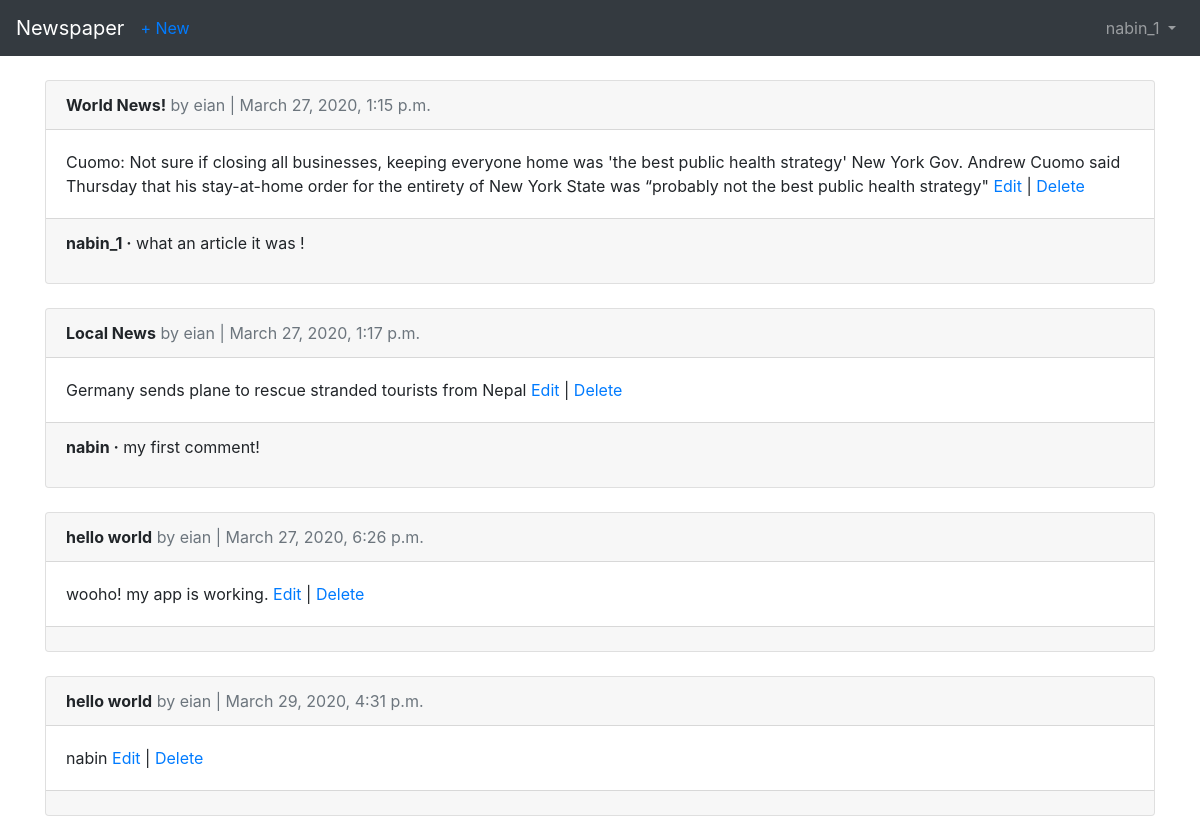
/articles/ (signed in), run on the app's committed database.
### users/models.py (models this page shows)
class CustomUser(AbstractUser):
    age = models.PositiveIntegerField(null=True, blank=True)

### articles/models.py (models this page shows, shortened)
class Article(models.Model):
    title = models.CharField(max_length=255)
    body = models.TextField()
    date = models.DateTimeField(auto_now_add=True)
    author = models.ForeignKey(
        get_user_model(),
        on_delete=models.CASCADE,
    )

class Comment(models.Model):
    article = models.ForeignKey(
        Article,
        on_delete=models.CASCADE,
        related_name='comments',
    )
    comment = models.CharField(max_length=140)
    author = models.ForeignKey(
        get_user_model(),
        on_delete=models.CASCADE,
    )
    def __str__(self):
        return self.comment

### articles/views.py (the view)
# urls.py: path('', ArticleListView.as_view(), name='article_list'),
class ArticleListView(ListView):
    model = Article
    template_name = 'article_list.html'

### templates/article_list.html (shortened to what this page needs)
{% extends 'base.html' %}
{% block content %}
    {% for article in object_list %}
        <div class="card">
            <div class="card-header">
                <span class="font-weight-bold">{{ article.title }}</span>
                <span class="text-muted">by {{ article.author }} |
                {{ article.date }}</span>
            </div>
            <div class="card-body">
                {{ article.body }}
                <a href="{% url 'article_edit' article.pk %}">Edit</a> |
                <a href="{% url 'article_delete' article.pk %}">Delete</a>
            </div>
            <div class="card-footer">
                {% for comment in article.comments.all %}
                    <p>
                        <span class="font-weight-bold">{{ comment.author }} &middot;</span>
                        {{ comment }}
                    </p>
                {% endfor %}
            </div>
        </div>
        <br />
    {% endfor %}
{% endblock content %}

### templates/base.html (shortened to what this page needs)
<!doctype html>
<html lang="en">
  <head>
    <link rel="stylesheet" href="https://stackpath.bootstrapcdn.com/bootstrap/4.1.3/css/bootstrap.min.css">
  </head>
  <body>
    <nav class="navbar navbar-expand-md navbar-dark bg-dark mb-4">
      <a class="navbar-brand" href="{% url 'home' %}">Newspaper</a>
      {% if user.is_authenticated %}
        <ul class="navbar-nav mr-auto">
          <li class="nav-item"><a href="{% url 'article_new' %}">+ New</a></li>
          </ul>
      {% endif %}
      <div class="collapse navbar-collapse" id="navbarCollapse">
        {% if user.is_authenticated %}
          <ul class="navbar-nav ml-auto">
            <li class="nav-item">
              <a class="nav-link dropdown-toggle" href="#" id="userMenu" data-toggle="dropdown" aria-haspopup="true" aria-expanded="false">
                {{ user.username }}
              </a>
            </li>
          </ul>
        {% endif %}
      </div>
    </nav>
    <div class="container">
      {% block content %}
      {% endblock content %}
    </div>
  </body>
</html>

### data on the page
CustomUser: username "nabin_1"
Article: title "World News!", author "eian", date "March 27, 2020, 1:15 p.m.", body "Cuomo: Not sure if closing all businesses, keeping everyone home was 'the best public health strategy' New York Gov. Andrew Cuomo said Thursday that his stay-at-home order for the entirety of New York State was “probably not the best public health strategy\""
Comment: author "nabin_1", comment "what an article it was !"
Article: title "Local News", author "eian", date "March 27, 2020, 1:17 p.m.", body "Germany sends plane to rescue stranded tourists from Nepal"
Comment: author "nabin", comment "my first comment!"
Article: title "hello world", author "eian", date "March 27, 2020, 6:26 p.m.", body "wooho! my app is working."
Article: title "hello world", author "eian", date "March 29, 2020, 4:31 p.m.", body "nabin"
